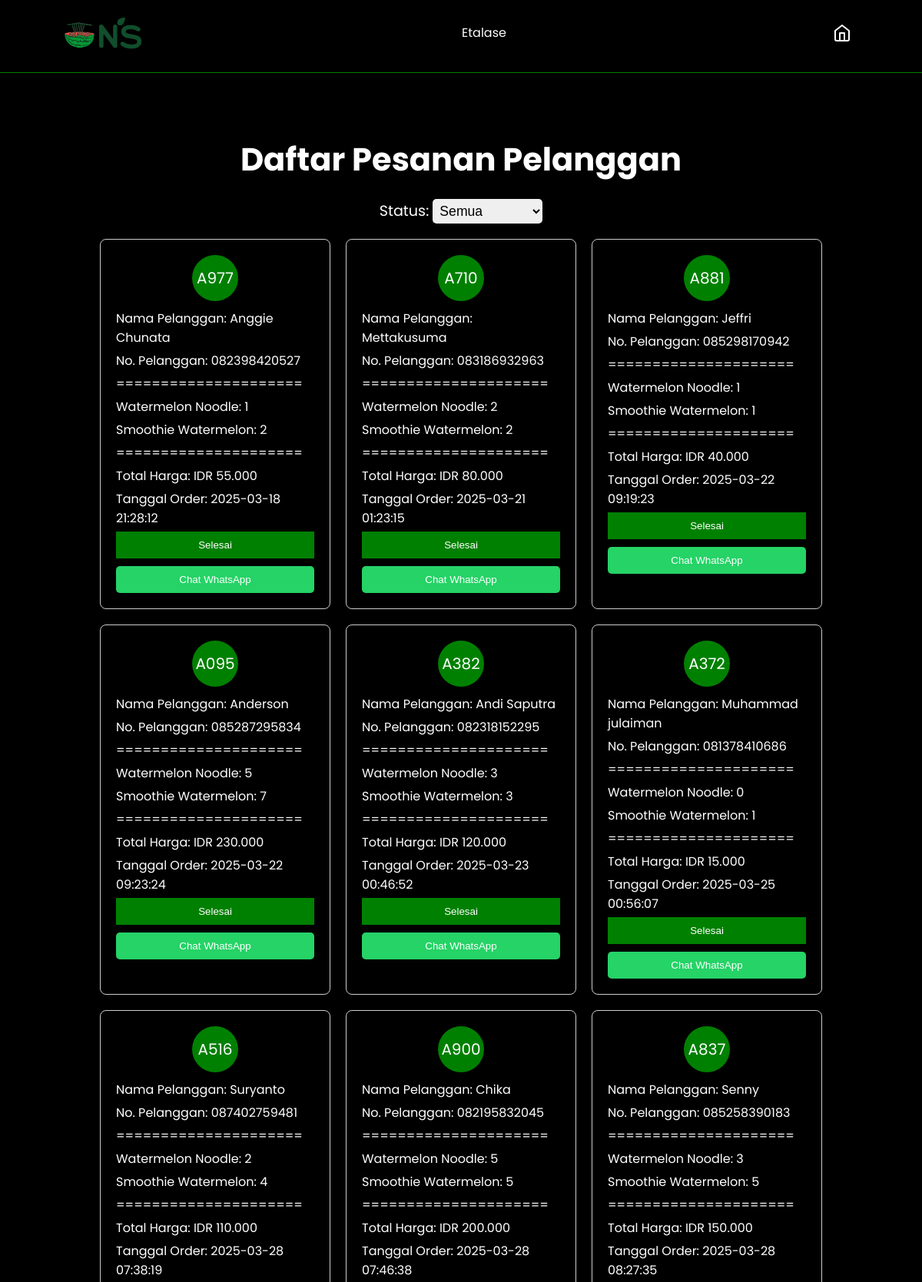
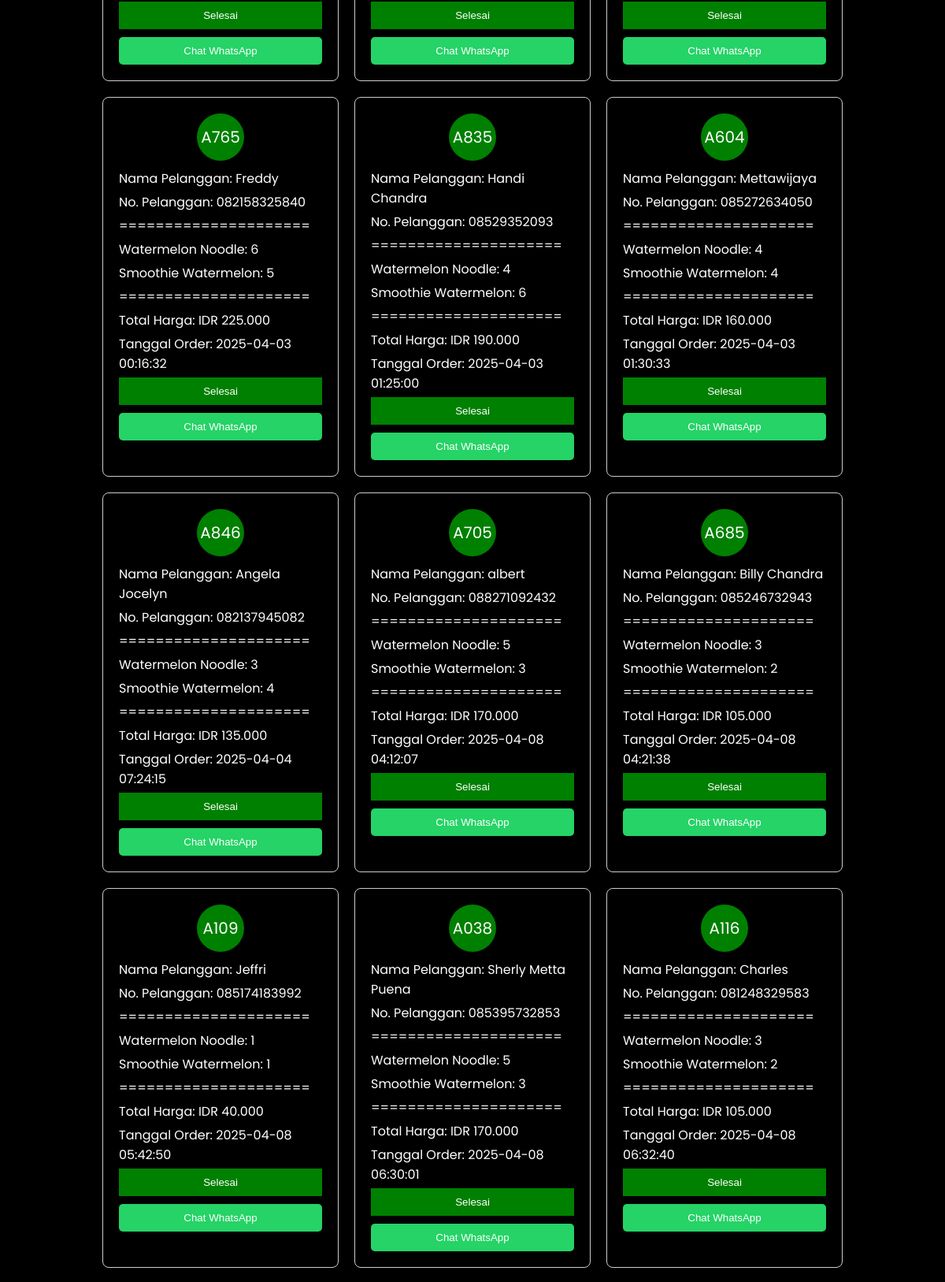
/adminview.php (signed in, upper part), run on the app's committed database (2 pictures, top to bottom).
### tables this page shows
CREATE TABLE `orders` (
  `order_id` varchar(10) NOT NULL,
  `namaplg` varchar(100) NOT NULL,
  `notelpplg` varchar(20) NOT NULL,
  `quantity_1` int(100) NOT NULL,
  `quantity_2` int(100) NOT NULL,
  `total_price` int(20) NOT NULL,
  `order_date` datetime NOT NULL,
  `selesai_date` datetime NOT NULL,
  `email` varchar(255) NOT NULL,
  `Status` varchar(10) NOT NULL
);

### adminview.php (the view, shortened to what this page needs)
<?php
include 'db/conn.php';
$selectedStatus = isset($_GET['status']) ? $_GET['status'] : 'All';
$query = "SELECT order_id, namaplg, notelpplg, quantity_1, quantity_2, total_price, order_date, status FROM orders";
$query .= " ORDER BY order_date ASC, order_id ASC";
$result = mysqli_query($conn, $query);
?>
<!DOCTYPE html>
<html lang="en">
  <head>
    <link rel="stylesheet" href="css/style1.css" />
  </head>
  <body>
    <nav class="navbar">
        <a href="/home">
            <img src="img/logo.png" style="width: 100px; height: auto;" alt="" />
        </a>
    <div class="navbar-nav">
        <a href="/admin_etalase.php">Etalase</a>
    </div>
      <form action="">
        <div class="navbar-extra">
          <a href="/logout""
            ><i data-feather="home"></i
          ></a>
        </div>
      </form>
    </nav>
    <section id="orderan" class="orderan">
    <h2 style="text-align: center; margin-bottom: 20px; margin-top: 11rem; font-size: 2.6rem;">Daftar Pesanan Pelanggan</h2>
    <div style="text-align: center; margin-bottom: 20px;">
        <label for="filter-status" style="font-size: 1.2rem; color: white;">Status: </label>
        <select id="filter-status" style="padding: 5px; font-size: 1.1rem; border-radius: 5px;">
            <option value="All" <?php echo ($selectedStatus == 'All') ? 'selected' : ''; ?>>Semua</option>
        </select>
    </div>
    <div class="order-cards-container">
<?php while ($row = mysqli_fetch_assoc($result)): ?>
<div class="order-card" data-status="<?php echo $row['status']; ?>" style="margin-button= 1rem;">
    <div class="order-circle" style="background-color: <?php echo ($row['status'] == 'Pending') ? 'red' : 'green'; ?>;">
        <?php echo $row['order_id']; ?>
    </div>
    <div class="order-details">
        <p>Nama Pelanggan: <?php echo $row['namaplg']; ?></p>
        <p>No. Pelanggan: <?php echo $row['notelpplg']; ?></p>
        <p>=====================</p>
        <p>Watermelon Noodle: <?php echo $row['quantity_1']; ?></p>
        <p>Smoothie Watermelon: <?php echo $row['quantity_2']; ?></p>
        <p>=====================</p>
        <p>Total Harga: IDR <?php echo number_format($row['total_price'], 0, ',', '.'); ?></p>
        <p>Tanggal Order: <?php echo $row['order_date']; ?></p>
        <form action="db/update_order_status.php" method="get" onsubmit="return confirm('Apakah Anda yakin ingin menyelesaikan pesanan ini?');">
    <?php if ($row['status'] == 'Pending'): ?>
        <button type="submit" style="background-color: red; color: white; padding: 10px; border: none; cursor: pointer; width: 100%;">
            Belum Selesai
        </button>
    <?php else: ?>
        <button type="button" style="background-color: green; color: white; padding: 10px; border: none; cursor: default; width: 100%;">
            Selesai
        </button>
    <?php endif; ?>
</form>
<a href="https://wa.me/62<?php echo ltrim($row['notelpplg'], '0'); ?>" target="_blank">
    <button style="background-color: #25D366; color: white; padding: 10px; border: none; border-radius: 5px; margin-top: 10px; width: 100%;">
        Chat WhatsApp
    </button>
</a>
    </div>
</div>
<?php endwhile; ?>
    </div>
    </section>
</body>
</html>

### css/style1.css (style rules this page uses)
:root { --primary: green; --bg: black; }
* { margin: 0; padding: 0; box-sizing: border-box; outline: none; border: none; text-decoration: none; user-select: none; }
html { scroll-behavior: smooth; }
body { font-family: "Poppins", sans-serif; background-color: var(--bg); color: white; }
.navbar { display: flex; justify-content: space-between; align-items: center; padding: 1.4rem 7%; background-color: rgba(1, 1, 1, 0.8); border-bottom: 1px solid var(--primary); position: fixed; top: 0; left: 0; right: 0; z-index: 9999; }
.navbar .navbar-nav a { color: white; display: inline-block; font-size: 1rem; margin: 0 1rem; }
.navbar .navbar-nav a::after { content: ""; display: block; padding-bottom: 0.5rem; border-bottom: 0.1rem solid rgb(115, 115, 115); transform: scaleX(0); transition: 0.2s linear; }
.navbar .navbar-extra a { color: white; margin: 0 0.5rem; }
.navbar form .navbar-extra { display: flex; align-items: center; }
@media (max-width: 1366px) { html { font-size: 100%; } }

### adminview.php (style rules this page uses)
* { user-select: none; }
.orderan p { font-size: 18px; color: white; text-align: center; margin-bottom: 20px; margin-top: 10rem; }
.orderan .order-cards-container { display: flex; flex-wrap: wrap; justify-content: center; gap: 20px; }
.orderan .order-cards-container .order-card { border: 1px solid #ccc; border-radius: 8px; padding: 20px; width: 300px; text-align: center; box-shadow: 0 2px 10px rgba(0, 0, 0, 0.1); }
.orderan .order-cards-container .order-circle { background-color: #ff5722; color: white; font-size: 20px; border-radius: 50%; width: 60px; height: 60px; display: flex; justify-content: center; align-items: center; margin: 0 auto 10px; }
.orderan .order-cards-container .order-details p { margin: 5px 0; font-size: 16px; text-align: left; color: white; }

### data on the page
orders: order_id "A977", namaplg "Anggie Chunata", notelpplg "082398420527", quantity_1 "1", quantity_2 "2", total_price "55.000", order_date "2025-03-18 21:28:12", Status "Selesai"
orders: order_id "A710", namaplg "Mettakusuma", notelpplg "083186932963", quantity_1 "2", quantity_2 "2", total_price "80.000", order_date "2025-03-21 01:23:15", Status "Selesai"
orders: order_id "A881", namaplg "Jeffri", notelpplg "085298170942", quantity_1 "1", quantity_2 "1", total_price "40.000", order_date "2025-03-22 09:19:23", Status "Selesai"
orders: order_id "A095", namaplg "Anderson", notelpplg "085287295834", quantity_1 "5", quantity_2 "7", total_price "230.000", order_date "2025-03-22 09:23:24", Status "Selesai"
orders: order_id "A382", namaplg "Andi Saputra", notelpplg "082318152295", quantity_1 "3", quantity_2 "3", total_price "120.000", order_date "2025-03-23 00:46:52", Status "Selesai"
orders: order_id "A372", namaplg "Muhammad julaiman", notelpplg "081378410686", quantity_1 "0", quantity_2 "1", total_price "15.000", order_date "2025-03-25 00:56:07", Status "Selesai"
orders: order_id "A516", namaplg "Suryanto", notelpplg "087402759481", quantity_1 "2", quantity_2 "4", total_price "110.000", order_date "2025-03-28 07:38:19", Status "Selesai"
orders: order_id "A900", namaplg "Chika", notelpplg "082195832045", quantity_1 "5", quantity_2 "5", total_price "200.000", order_date "2025-03-28 07:46:38", Status "Selesai"
orders: order_id "A837", namaplg "Senny", notelpplg "085258390183", quantity_1 "3", quantity_2 "5", total_price "150.000", order_date "2025-03-28 08:27:35", Status "Selesai"
orders: order_id "A765", namaplg "Freddy", notelpplg "082158325840", quantity_1 "6", quantity_2 "5", total_price "225.000", order_date "2025-04-03 00:16:32", Status "Selesai"
orders: order_id "A835", namaplg "Handi Chandra", notelpplg "08529352093", quantity_1 "4", quantity_2 "6", total_price "190.000", order_date "2025-04-03 01:25:00", Status "Selesai"
orders: order_id "A604", namaplg "Mettawijaya", notelpplg "085272634050", quantity_1 "4", quantity_2 "4", total_price "160.000", order_date "2025-04-03 01:30:33", Status "Selesai"
orders: order_id "A846", namaplg "Angela Jocelyn", notelpplg "082137945082", quantity_1 "3", quantity_2 "4", total_price "135.000", order_date "2025-04-04 07:24:15", Status "Selesai"
orders: order_id "A705", namaplg "albert", notelpplg "088271092432", quantity_1 "5", quantity_2 "3", total_price "170.000", order_date "2025-04-08 04:12:07", Status "Selesai"
orders: order_id "A685", namaplg "Billy Chandra", notelpplg "085246732943", quantity_1 "3", quantity_2 "2", total_price "105.000", order_date "2025-04-08 04:21:38", Status "Selesai"
orders: order_id "A109", namaplg "Jeffri", notelpplg "085174183992", quantity_1 "1", quantity_2 "1", total_price "40.000", order_date "2025-04-08 05:42:50", Status "Selesai"
orders: order_id "A038", namaplg "Sherly Metta Puena", notelpplg "085395732853", quantity_1 "5", quantity_2 "3", total_price "170.000", order_date "2025-04-08 06:30:01", Status "Selesai"
orders: order_id "A116", namaplg "Charles", notelpplg "081248329583", quantity_1 "3", quantity_2 "2", total_price "105.000", order_date "2025-04-08 06:32:40", Status "Selesai"
